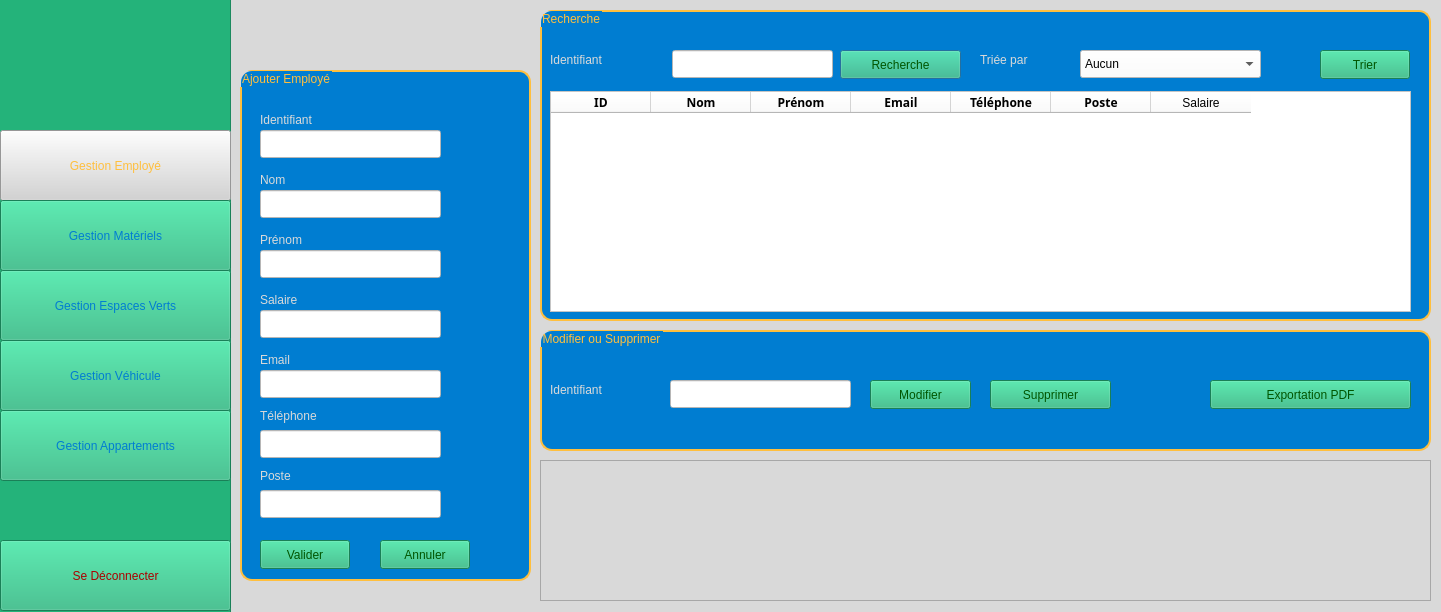
<?xml version="1.0" encoding="UTF-8"?>
<ui version="4.0">
 <class>employe_fonc</class>
 <widget class="QDialog" name="employe_fonc">
  <property name="geometry">
   <rect>
    <x>0</x>
    <y>0</y>
    <width>1441</width>
    <height>612</height>
   </rect>
  </property>
  <property name="windowTitle">
   <string>Dialog</string>
  </property>
  <property name="styleSheet">
   <string notr="true">background-color: rgb(217, 217, 217);</string>
  </property>
  <widget class="QWidget" name="centralWidget" native="true">
   <property name="geometry">
    <rect>
     <x>-70</x>
     <y>-40</y>
     <width>1561</width>
     <height>671</height>
    </rect>
   </property>
   <widget class="QGroupBox" name="groupBox_2">
    <property name="geometry">
     <rect>
      <x>610</x>
      <y>50</y>
      <width>891</width>
      <height>311</height>
     </rect>
    </property>
    <property name="styleSheet">
     <string notr="true">QGroupBox
{
background-color: rgb(0, 125, 209);
color:  rgb(255, 191, 62);
font: 900 12pt &quot;Franklin Gothic&quot;;
border: 2px solid ;
border-radius: 12px;
padding: 5px;
border-color: rgb(255, 191, 62);
}</string>
    </property>
    <property name="title">
     <string>Recherche</string>
    </property>
    <widget class="QLabel" name="label_7">
     <property name="geometry">
      <rect>
       <x>10</x>
       <y>40</y>
       <width>111</width>
       <height>20</height>
      </rect>
     </property>
     <property name="styleSheet">
      <string notr="true">color: rgb(217, 217, 217);
background-color: rgb(0, 125, 209);
font: 900 12pt &quot;Franklin Gothic&quot;;</string>
     </property>
     <property name="text">
      <string>Identifiant</string>
     </property>
    </widget>
    <widget class="QLineEdit" name="idrech">
     <property name="geometry">
      <rect>
       <x>132</x>
       <y>40</y>
       <width>161</width>
       <height>28</height>
      </rect>
     </property>
     <property name="whatsThis">
      <string>&lt;html&gt;&lt;head/&gt;&lt;body&gt;&lt;p&gt;iden&lt;/p&gt;&lt;/body&gt;&lt;/html&gt;</string>
     </property>
     <property name="styleSheet">
      <string notr="true">background-color: rgb(255, 255, 255);
font: 900 9pt &quot;Franklin Gothic&quot;;
color: rgb(0, 0, 0);
</string>
     </property>
    </widget>
    <widget class="QPushButton" name="recherche">
     <property name="geometry">
      <rect>
       <x>300</x>
       <y>40</y>
       <width>121</width>
       <height>29</height>
      </rect>
     </property>
     <property name="styleSheet">
      <string notr="true">background-color: rgb(36, 179, 122);
font: 900 12pt &quot;Franklin Gothic&quot;;
color: rgb(0, 85, 0);</string>
     </property>
     <property name="text">
      <string>Recherche</string>
     </property>
    </widget>
    <widget class="QTableWidget" name="tableWidget">
     <property name="geometry">
      <rect>
       <x>10</x>
       <y>81</y>
       <width>861</width>
       <height>221</height>
      </rect>
     </property>
     <property name="styleSheet">
      <string notr="true">background-color: rgb(255, 255, 255);
font: 900 9pt &quot;Franklin Gothic&quot;;
color: rgb(0, 0, 0);
</string>
     </property>
     <column>
      <property name="text">
       <string>ID</string>
      </property>
      <property name="font">
       <font>
        <family>Franklin Gothic</family>
        <bold>true</bold>
       </font>
      </property>
     </column>
     <column>
      <property name="text">
       <string>Nom</string>
      </property>
      <property name="font">
       <font>
        <family>Franklin Gothic</family>
        <bold>true</bold>
       </font>
      </property>
     </column>
     <column>
      <property name="text">
       <string>Prénom</string>
      </property>
      <property name="font">
       <font>
        <family>Franklin Gothic</family>
        <bold>true</bold>
       </font>
      </property>
     </column>
     <column>
      <property name="text">
       <string>Email</string>
      </property>
      <property name="font">
       <font>
        <family>Franklin Gothic</family>
        <bold>true</bold>
       </font>
      </property>
     </column>
     <column>
      <property name="text">
       <string>Téléphone</string>
      </property>
      <property name="font">
       <font>
        <family>Franklin Gothic</family>
        <bold>true</bold>
       </font>
      </property>
     </column>
     <column>
      <property name="text">
       <string>Poste</string>
      </property>
      <property name="font">
       <font>
        <family>Franklin Gothic</family>
        <bold>true</bold>
       </font>
      </property>
     </column>
     <column>
      <property name="text">
       <string>Salaire</string>
      </property>
     </column>
    </widget>
    <widget class="QLabel" name="label_9">
     <property name="geometry">
      <rect>
       <x>440</x>
       <y>40</y>
       <width>111</width>
       <height>20</height>
      </rect>
     </property>
     <property name="styleSheet">
      <string notr="true">color: rgb(217, 217, 217);
background-color: rgb(0, 125, 209);
font: 900 12pt &quot;Franklin Gothic&quot;;</string>
     </property>
     <property name="text">
      <string>Triée par</string>
     </property>
    </widget>
    <widget class="QComboBox" name="tripar">
     <property name="geometry">
      <rect>
       <x>540</x>
       <y>40</y>
       <width>181</width>
       <height>28</height>
      </rect>
     </property>
     <property name="styleSheet">
      <string notr="true">background-color: rgb(255, 255, 255);
font: 900 9pt &quot;Franklin Gothic&quot;;
color: rgb(0, 0, 0);</string>
     </property>
     <item>
      <property name="text">
       <string>Aucun</string>
      </property>
     </item>
     <item>
      <property name="text">
       <string>Poste</string>
      </property>
     </item>
     <item>
      <property name="text">
       <string>Salaire</string>
      </property>
     </item>
    </widget>
    <widget class="QPushButton" name="trier">
     <property name="geometry">
      <rect>
       <x>780</x>
       <y>40</y>
       <width>90</width>
       <height>29</height>
      </rect>
     </property>
     <property name="styleSheet">
      <string notr="true">background-color: rgb(36, 179, 122);
font: 900 12pt &quot;Franklin Gothic&quot;;
color: rgb(0, 85, 0);</string>
     </property>
     <property name="text">
      <string>Trier</string>
     </property>
    </widget>
   </widget>
   <widget class="QGroupBox" name="groupBox_3">
    <property name="geometry">
     <rect>
      <x>610</x>
      <y>370</y>
      <width>891</width>
      <height>121</height>
     </rect>
    </property>
    <property name="styleSheet">
     <string notr="true">QGroupBox
{
background-color: rgb(0, 125, 209);
color:  rgb(255, 191, 62);
font: 900 12pt &quot;Franklin Gothic&quot;;
border: 2px solid ;
border-radius: 12px;
padding: 5px;
border-color: rgb(255, 191, 62);
}</string>
    </property>
    <property name="title">
     <string>Modifier ou Supprimer</string>
    </property>
    <widget class="QPushButton" name="modifier">
     <property name="geometry">
      <rect>
       <x>330</x>
       <y>50</y>
       <width>101</width>
       <height>29</height>
      </rect>
     </property>
     <property name="styleSheet">
      <string notr="true">background-color: rgb(36, 179, 122);
font: 900 12pt &quot;Franklin Gothic&quot;;
color: rgb(0, 85, 0);</string>
     </property>
     <property name="text">
      <string>Modifier</string>
     </property>
    </widget>
    <widget class="QLabel" name="label_8">
     <property name="geometry">
      <rect>
       <x>10</x>
       <y>50</y>
       <width>111</width>
       <height>20</height>
      </rect>
     </property>
     <property name="styleSheet">
      <string notr="true">color: rgb(217, 217, 217);
background-color: rgb(0, 125, 209);
font: 900 12pt &quot;Franklin Gothic&quot;;</string>
     </property>
     <property name="text">
      <string>Identifiant</string>
     </property>
    </widget>
    <widget class="QLineEdit" name="id2">
     <property name="geometry">
      <rect>
       <x>130</x>
       <y>50</y>
       <width>181</width>
       <height>28</height>
      </rect>
     </property>
     <property name="styleSheet">
      <string notr="true">background-color: rgb(255, 255, 255);
font: 900 9pt &quot;Franklin Gothic&quot;;
color: rgb(0, 0, 0);</string>
     </property>
    </widget>
    <widget class="QPushButton" name="supprimer">
     <property name="geometry">
      <rect>
       <x>450</x>
       <y>50</y>
       <width>121</width>
       <height>29</height>
      </rect>
     </property>
     <property name="styleSheet">
      <string notr="true">background-color: rgb(36, 179, 122);
font: 900 12pt &quot;Franklin Gothic&quot;;
color: rgb(0, 85, 0);</string>
     </property>
     <property name="text">
      <string>Supprimer</string>
     </property>
    </widget>
    <widget class="QPushButton" name="export_2">
     <property name="geometry">
      <rect>
       <x>670</x>
       <y>50</y>
       <width>201</width>
       <height>29</height>
      </rect>
     </property>
     <property name="styleSheet">
      <string notr="true">background-color: rgb(36, 179, 122);
font: 900 12pt &quot;Franklin Gothic&quot;;
color: rgb(0, 85, 0);</string>
     </property>
     <property name="text">
      <string>Exportation PDF</string>
     </property>
    </widget>
   </widget>
   <widget class="QFrame" name="frame">
    <property name="geometry">
     <rect>
      <x>60</x>
      <y>0</y>
      <width>241</width>
      <height>671</height>
     </rect>
    </property>
    <property name="styleSheet">
     <string notr="true">background-color: rgb(36, 179, 122);</string>
    </property>
    <property name="frameShape">
     <enum>QFrame::Shape::StyledPanel</enum>
    </property>
    <property name="frameShadow">
     <enum>QFrame::Shadow::Raised</enum>
    </property>
    <widget class="QPushButton" name="ges_emp">
     <property name="geometry">
      <rect>
       <x>10</x>
       <y>170</y>
       <width>231</width>
       <height>71</height>
      </rect>
     </property>
     <property name="styleSheet">
      <string notr="true">background-color: rgb(211, 211, 211);
color: rgb(255, 191, 62);
font: 900 12pt &quot;Franklin Gothic&quot;;</string>
     </property>
     <property name="text">
      <string>Gestion Employé</string>
     </property>
    </widget>
    <widget class="QPushButton" name="ges_mat">
     <property name="geometry">
      <rect>
       <x>10</x>
       <y>240</y>
       <width>231</width>
       <height>71</height>
      </rect>
     </property>
     <property name="styleSheet">
      <string notr="true">background-color: rgb(36, 179, 122);
color:rgb(0, 125, 209);
font: 900 12pt &quot;Franklin Gothic&quot;;</string>
     </property>
     <property name="text">
      <string>Gestion Matériels</string>
     </property>
    </widget>
    <widget class="QPushButton" name="ges_es_vert">
     <property name="geometry">
      <rect>
       <x>10</x>
       <y>310</y>
       <width>231</width>
       <height>71</height>
      </rect>
     </property>
     <property name="styleSheet">
      <string notr="true">background-color: rgb(36, 179, 122);
color:rgb(0, 125, 209);
font: 900 12pt &quot;Franklin Gothic&quot;;</string>
     </property>
     <property name="text">
      <string>Gestion Espaces Verts</string>
     </property>
    </widget>
    <widget class="QPushButton" name="ges_vehic">
     <property name="geometry">
      <rect>
       <x>10</x>
       <y>380</y>
       <width>231</width>
       <height>71</height>
      </rect>
     </property>
     <property name="styleSheet">
      <string notr="true">background-color: rgb(36, 179, 122);
color:rgb(0, 125, 209);
font: 900 12pt &quot;Franklin Gothic&quot;;</string>
     </property>
     <property name="text">
      <string>Gestion Véhicule</string>
     </property>
    </widget>
    <widget class="QPushButton" name="ges_appar">
     <property name="geometry">
      <rect>
       <x>10</x>
       <y>450</y>
       <width>231</width>
       <height>71</height>
      </rect>
     </property>
     <property name="styleSheet">
      <string notr="true">background-color: rgb(36, 179, 122);
color:rgb(0, 125, 209);
font: 900 12pt &quot;Franklin Gothic&quot;;</string>
     </property>
     <property name="text">
      <string>Gestion Appartements</string>
     </property>
    </widget>
    <widget class="QPushButton" name="deconnect">
     <property name="geometry">
      <rect>
       <x>10</x>
       <y>580</y>
       <width>231</width>
       <height>71</height>
      </rect>
     </property>
     <property name="styleSheet">
      <string notr="true">background-color: rgb(36, 179, 122);
color: rgb(170, 0, 0);
font: 900 12pt &quot;Franklin Gothic&quot;;</string>
     </property>
     <property name="text">
      <string>Se Déconnecter</string>
     </property>
    </widget>
    <widget class="QLabel" name="logo">
     <property name="geometry">
      <rect>
       <x>70</x>
       <y>59</y>
       <width>121</width>
       <height>91</height>
      </rect>
     </property>
     <property name="text">
      <string/>
     </property>
    </widget>
   </widget>
   <widget class="QGroupBox" name="groupBox">
    <property name="geometry">
     <rect>
      <x>310</x>
      <y>110</y>
      <width>291</width>
      <height>511</height>
     </rect>
    </property>
    <property name="styleSheet">
     <string notr="true">QGroupBox
{
background-color: rgb(0, 125, 209);
color:  rgb(255, 191, 62);
font: 900 12pt &quot;Franklin Gothic&quot;;
border: 2px solid ;
border-radius: 12px;
padding: 5px;
border-color: rgb(255, 191, 62);
}</string>
    </property>
    <property name="title">
     <string>Ajouter Employé</string>
    </property>
    <widget class="QLabel" name="label">
     <property name="geometry">
      <rect>
       <x>20</x>
       <y>40</y>
       <width>111</width>
       <height>20</height>
      </rect>
     </property>
     <property name="styleSheet">
      <string notr="true">color: rgb(217, 217, 217);
background-color: rgb(0, 125, 209);
font: 900 12pt &quot;Franklin Gothic&quot;;</string>
     </property>
     <property name="text">
      <string>Identifiant</string>
     </property>
    </widget>
    <widget class="QLineEdit" name="id">
     <property name="geometry">
      <rect>
       <x>20</x>
       <y>60</y>
       <width>181</width>
       <height>28</height>
      </rect>
     </property>
     <property name="styleSheet">
      <string notr="true">background-color: rgb(255, 255, 255);
font: 900 9pt &quot;Franklin Gothic&quot;;
color: rgb(0, 0, 0);
</string>
     </property>
     <property name="text">
      <string/>
     </property>
    </widget>
    <widget class="QLabel" name="label_2">
     <property name="geometry">
      <rect>
       <x>20</x>
       <y>100</y>
       <width>221</width>
       <height>20</height>
      </rect>
     </property>
     <property name="styleSheet">
      <string notr="true">color: rgb(217, 217, 217);
background-color: rgb(0, 125, 209);
font: 900 12pt &quot;Franklin Gothic&quot;;</string>
     </property>
     <property name="text">
      <string>Nom</string>
     </property>
    </widget>
    <widget class="QLineEdit" name="nom">
     <property name="geometry">
      <rect>
       <x>20</x>
       <y>120</y>
       <width>181</width>
       <height>28</height>
      </rect>
     </property>
     <property name="styleSheet">
      <string notr="true">background-color: rgb(255, 255, 255);
font: 900 9pt &quot;Franklin Gothic&quot;;
color: rgb(0, 0, 0);</string>
     </property>
    </widget>
    <widget class="QLineEdit" name="prenom">
     <property name="geometry">
      <rect>
       <x>20</x>
       <y>180</y>
       <width>181</width>
       <height>28</height>
      </rect>
     </property>
     <property name="styleSheet">
      <string notr="true">background-color: rgb(255, 255, 255);
font: 900 9pt &quot;Franklin Gothic&quot;;
color: rgb(0, 0, 0);</string>
     </property>
    </widget>
    <widget class="QLabel" name="label_4">
     <property name="geometry">
      <rect>
       <x>20</x>
       <y>280</y>
       <width>171</width>
       <height>20</height>
      </rect>
     </property>
     <property name="styleSheet">
      <string notr="true">color: rgb(217, 217, 217);
background-color: rgb(0, 125, 209);
font: 900 12pt &quot;Franklin Gothic&quot;;</string>
     </property>
     <property name="text">
      <string>Email</string>
     </property>
    </widget>
    <widget class="QLabel" name="label_5">
     <property name="geometry">
      <rect>
       <x>20</x>
       <y>160</y>
       <width>231</width>
       <height>20</height>
      </rect>
     </property>
     <property name="styleSheet">
      <string notr="true">color: rgb(217, 217, 217);
background-color: rgb(0, 125, 209);
font: 900 12pt &quot;Franklin Gothic&quot;;</string>
     </property>
     <property name="text">
      <string>Prénom</string>
     </property>
    </widget>
    <widget class="QLabel" name="label_6">
     <property name="geometry">
      <rect>
       <x>20</x>
       <y>330</y>
       <width>141</width>
       <height>31</height>
      </rect>
     </property>
     <property name="styleSheet">
      <string notr="true">color: rgb(217, 217, 217);
background-color: rgb(0, 125, 209);
font: 900 12pt &quot;Franklin Gothic&quot;;</string>
     </property>
     <property name="text">
      <string>Téléphone</string>
     </property>
    </widget>
    <widget class="QPushButton" name="valider">
     <property name="geometry">
      <rect>
       <x>20</x>
       <y>470</y>
       <width>90</width>
       <height>29</height>
      </rect>
     </property>
     <property name="styleSheet">
      <string notr="true">background-color: rgb(36, 179, 122);
font: 900 12pt &quot;Franklin Gothic&quot;;
color: rgb(0, 85, 0);</string>
     </property>
     <property name="text">
      <string>Valider</string>
     </property>
    </widget>
    <widget class="QPushButton" name="annuler">
     <property name="geometry">
      <rect>
       <x>140</x>
       <y>470</y>
       <width>90</width>
       <height>29</height>
      </rect>
     </property>
     <property name="styleSheet">
      <string notr="true">background-color: rgb(36, 179, 122);
font: 900 12pt &quot;Franklin Gothic&quot;;
color: rgb(0, 85, 0);</string>
     </property>
     <property name="text">
      <string>Annuler</string>
     </property>
    </widget>
    <widget class="QLineEdit" name="mail">
     <property name="geometry">
      <rect>
       <x>20</x>
       <y>300</y>
       <width>181</width>
       <height>28</height>
      </rect>
     </property>
     <property name="styleSheet">
      <string notr="true">background-color: rgb(255, 255, 255);
font: 900 9pt &quot;Franklin Gothic&quot;;
color: rgb(0, 0, 0);</string>
     </property>
    </widget>
    <widget class="QLineEdit" name="tel">
     <property name="geometry">
      <rect>
       <x>20</x>
       <y>360</y>
       <width>181</width>
       <height>28</height>
      </rect>
     </property>
     <property name="styleSheet">
      <string notr="true">background-color: rgb(255, 255, 255);
font: 900 9pt &quot;Franklin Gothic&quot;;
color: rgb(0, 0, 0);</string>
     </property>
    </widget>
    <widget class="QLabel" name="label_10">
     <property name="geometry">
      <rect>
       <x>20</x>
       <y>390</y>
       <width>141</width>
       <height>31</height>
      </rect>
     </property>
     <property name="styleSheet">
      <string notr="true">color: rgb(217, 217, 217);
background-color: rgb(0, 125, 209);
font: 900 12pt &quot;Franklin Gothic&quot;;</string>
     </property>
     <property name="text">
      <string>Poste</string>
     </property>
    </widget>
    <widget class="QLineEdit" name="poste">
     <property name="geometry">
      <rect>
       <x>20</x>
       <y>420</y>
       <width>181</width>
       <height>28</height>
      </rect>
     </property>
     <property name="styleSheet">
      <string notr="true">background-color: rgb(255, 255, 255);
font: 900 9pt &quot;Franklin Gothic&quot;;
color: rgb(0, 0, 0);</string>
     </property>
    </widget>
    <widget class="QLabel" name="label_11">
     <property name="geometry">
      <rect>
       <x>20</x>
       <y>220</y>
       <width>171</width>
       <height>20</height>
      </rect>
     </property>
     <property name="styleSheet">
      <string notr="true">color: rgb(217, 217, 217);
background-color: rgb(0, 125, 209);
font: 900 12pt &quot;Franklin Gothic&quot;;</string>
     </property>
     <property name="text">
      <string>Salaire</string>
     </property>
    </widget>
    <widget class="QLineEdit" name="salaire">
     <property name="geometry">
      <rect>
       <x>20</x>
       <y>240</y>
       <width>181</width>
       <height>28</height>
      </rect>
     </property>
     <property name="styleSheet">
      <string notr="true">background-color: rgb(255, 255, 255);
font: 900 9pt &quot;Franklin Gothic&quot;;
color: rgb(0, 0, 0);</string>
     </property>
    </widget>
   </widget>
   <widget class="QWidget" name="verticalLayoutWidget">
    <property name="geometry">
     <rect>
      <x>610</x>
      <y>500</y>
      <width>891</width>
      <height>141</height>
     </rect>
    </property>
    <layout class="QVBoxLayout" name="Layout">
     <item>
      <widget class="QFrame" name="chartContainer">
       <property name="enabled">
        <bool>true</bool>
       </property>
       <property name="frameShape">
        <enum>QFrame::Shape::StyledPanel</enum>
       </property>
       <property name="frameShadow">
        <enum>QFrame::Shadow::Raised</enum>
       </property>
      </widget>
     </item>
    </layout>
   </widget>
  </widget>
 </widget>
 <resources/>
 <connections/>
</ui>
